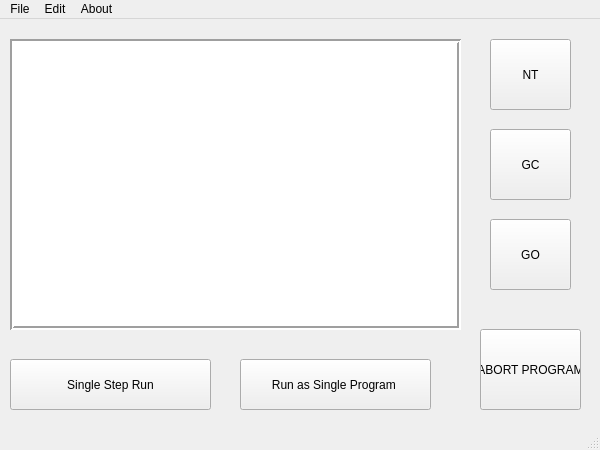
<?xml version="1.0" encoding="UTF-8"?>
<ui version="4.0">
 <class>MainWindow</class>
 <widget class="QMainWindow" name="MainWindow">
  <property name="geometry">
   <rect>
    <x>0</x>
    <y>0</y>
    <width>600</width>
    <height>450</height>
   </rect>
  </property>
  <property name="minimumSize">
   <size>
    <width>600</width>
    <height>450</height>
   </size>
  </property>
  <property name="maximumSize">
   <size>
    <width>600</width>
    <height>450</height>
   </size>
  </property>
  <property name="baseSize">
   <size>
    <width>0</width>
    <height>0</height>
   </size>
  </property>
  <property name="windowTitle">
   <string>NIELIT-Calicut, Cyber Physical System Lab</string>
  </property>
  <property name="windowIcon">
   <iconset>
    <normaloff>../../Robot GUI Development/images.jpeg</normaloff>../../Robot GUI Development/images.jpeg</iconset>
  </property>
  <widget class="QWidget" name="centralwidget">
   <widget class="QTextEdit" name="textEdit">
    <property name="geometry">
     <rect>
      <x>10</x>
      <y>20</y>
      <width>451</width>
      <height>291</height>
     </rect>
    </property>
    <property name="font">
     <font>
      <family>Courier 10 Pitch</family>
      <pointsize>12</pointsize>
      <weight>75</weight>
      <bold>true</bold>
     </font>
    </property>
    <property name="cursor" stdset="0">
     <cursorShape>IBeamCursor</cursorShape>
    </property>
    <property name="mouseTracking">
     <bool>true</bool>
    </property>
    <property name="tabletTracking">
     <bool>true</bool>
    </property>
    <property name="toolTip">
     <string/>
    </property>
    <property name="autoFillBackground">
     <bool>false</bool>
    </property>
    <property name="inputMethodHints">
     <set>Qt::ImhNone</set>
    </property>
    <property name="frameShape">
     <enum>QFrame::Box</enum>
    </property>
    <property name="frameShadow">
     <enum>QFrame::Sunken</enum>
    </property>
    <property name="lineWidth">
     <number>2</number>
    </property>
    <property name="cursorWidth">
     <number>7</number>
    </property>
   </widget>
   <widget class="QPushButton" name="pushButton_4">
    <property name="geometry">
     <rect>
      <x>10</x>
      <y>340</y>
      <width>201</width>
      <height>51</height>
     </rect>
    </property>
    <property name="text">
     <string>Single Step Run</string>
    </property>
   </widget>
   <widget class="QPushButton" name="pushButton_6">
    <property name="geometry">
     <rect>
      <x>490</x>
      <y>20</y>
      <width>81</width>
      <height>71</height>
     </rect>
    </property>
    <property name="text">
     <string>NT</string>
    </property>
   </widget>
   <widget class="QPushButton" name="pushButton_7">
    <property name="geometry">
     <rect>
      <x>490</x>
      <y>110</y>
      <width>81</width>
      <height>71</height>
     </rect>
    </property>
    <property name="text">
     <string>GC</string>
    </property>
   </widget>
   <widget class="QPushButton" name="pushButton_8">
    <property name="geometry">
     <rect>
      <x>490</x>
      <y>200</y>
      <width>81</width>
      <height>71</height>
     </rect>
    </property>
    <property name="text">
     <string>GO</string>
    </property>
   </widget>
   <widget class="QPushButton" name="pushButton_5">
    <property name="geometry">
     <rect>
      <x>240</x>
      <y>340</y>
      <width>191</width>
      <height>51</height>
     </rect>
    </property>
    <property name="text">
     <string>Run as Single Program </string>
    </property>
   </widget>
   <widget class="QPushButton" name="pushButton_9">
    <property name="geometry">
     <rect>
      <x>480</x>
      <y>310</y>
      <width>101</width>
      <height>81</height>
     </rect>
    </property>
    <property name="text">
     <string>ABORT PROGRAM</string>
    </property>
   </widget>
  </widget>
  <widget class="QMenuBar" name="menubar">
   <property name="geometry">
    <rect>
     <x>0</x>
     <y>0</y>
     <width>600</width>
     <height>26</height>
    </rect>
   </property>
   <widget class="QMenu" name="menuFile">
    <property name="title">
     <string>File</string>
    </property>
    <widget class="QMenu" name="menuSave_Options">
     <property name="title">
      <string>Save Options</string>
     </property>
     <addaction name="actionSave_Program_2"/>
     <addaction name="actionSave_As"/>
     <addaction name="separator"/>
    </widget>
    <addaction name="actionNew_Program"/>
    <addaction name="actionOpen_Program"/>
    <addaction name="separator"/>
    <addaction name="menuSave_Options"/>
    <addaction name="actionExit"/>
    <addaction name="separator"/>
   </widget>
   <widget class="QMenu" name="menuAbout">
    <property name="title">
     <string>Edit</string>
    </property>
    <addaction name="actionCut"/>
    <addaction name="actionCopy"/>
    <addaction name="actionPaste"/>
    <addaction name="separator"/>
    <addaction name="actionUndo"/>
    <addaction name="actionRedo"/>
    <addaction name="separator"/>
   </widget>
   <widget class="QMenu" name="menuAbout_2">
    <property name="title">
     <string>About</string>
    </property>
    <addaction name="actionAbout_this_Software"/>
   </widget>
   <addaction name="menuFile"/>
   <addaction name="menuAbout"/>
   <addaction name="menuAbout_2"/>
  </widget>
  <widget class="QStatusBar" name="statusbar"/>
  <action name="actionNew_Program">
   <property name="icon">
    <iconset>
     <normaloff>../3rd party/Qt-91-e1e826bfb283ced96d7772941c0a8acbdd3fcad7/Qt 91/new.png</normaloff>../3rd party/Qt-91-e1e826bfb283ced96d7772941c0a8acbdd3fcad7/Qt 91/new.png</iconset>
   </property>
   <property name="text">
    <string>New Program</string>
   </property>
   <property name="shortcut">
    <string>Ctrl+N</string>
   </property>
  </action>
  <action name="actionOpen_Program">
   <property name="icon">
    <iconset>
     <normaloff>../3rd party/Qt-91-e1e826bfb283ced96d7772941c0a8acbdd3fcad7/Qt 91/open.png</normaloff>../3rd party/Qt-91-e1e826bfb283ced96d7772941c0a8acbdd3fcad7/Qt 91/open.png</iconset>
   </property>
   <property name="text">
    <string>Open Program</string>
   </property>
   <property name="shortcut">
    <string>Ctrl+O</string>
   </property>
  </action>
  <action name="actionExit">
   <property name="icon">
    <iconset resource="ResourcesImg.qrc">
     <normaloff>:/imgresrc/Icons/Icons/DeleteSticky.bmp</normaloff>:/imgresrc/Icons/Icons/DeleteSticky.bmp</iconset>
   </property>
   <property name="text">
    <string>Exit</string>
   </property>
   <property name="shortcut">
    <string>Ctrl+Q</string>
   </property>
  </action>
  <action name="actionCut">
   <property name="icon">
    <iconset>
     <normaloff>../3rd party/Qt-91-e1e826bfb283ced96d7772941c0a8acbdd3fcad7/Qt 91/cut.png</normaloff>../3rd party/Qt-91-e1e826bfb283ced96d7772941c0a8acbdd3fcad7/Qt 91/cut.png</iconset>
   </property>
   <property name="text">
    <string>Cut</string>
   </property>
   <property name="shortcut">
    <string>Ctrl+X</string>
   </property>
  </action>
  <action name="actionCopy">
   <property name="icon">
    <iconset>
     <normaloff>../3rd party/Qt-91-e1e826bfb283ced96d7772941c0a8acbdd3fcad7/Qt 91/copy.png</normaloff>../3rd party/Qt-91-e1e826bfb283ced96d7772941c0a8acbdd3fcad7/Qt 91/copy.png</iconset>
   </property>
   <property name="text">
    <string>Copy</string>
   </property>
   <property name="shortcut">
    <string>Ctrl+C</string>
   </property>
  </action>
  <action name="actionPaste">
   <property name="icon">
    <iconset>
     <normaloff>../3rd party/Qt-91-e1e826bfb283ced96d7772941c0a8acbdd3fcad7/Qt 91/paste.png</normaloff>../3rd party/Qt-91-e1e826bfb283ced96d7772941c0a8acbdd3fcad7/Qt 91/paste.png</iconset>
   </property>
   <property name="text">
    <string>Paste</string>
   </property>
   <property name="shortcut">
    <string>Ctrl+V</string>
   </property>
  </action>
  <action name="actionUndo">
   <property name="icon">
    <iconset>
     <normaloff>../3rd party/Qt-91-e1e826bfb283ced96d7772941c0a8acbdd3fcad7/Qt 91/redo.png</normaloff>../3rd party/Qt-91-e1e826bfb283ced96d7772941c0a8acbdd3fcad7/Qt 91/redo.png</iconset>
   </property>
   <property name="text">
    <string>Undo</string>
   </property>
   <property name="shortcut">
    <string>Ctrl+Z</string>
   </property>
  </action>
  <action name="actionRedo">
   <property name="icon">
    <iconset>
     <normaloff>../3rd party/Qt-91-e1e826bfb283ced96d7772941c0a8acbdd3fcad7/Qt 91/undo.png</normaloff>../3rd party/Qt-91-e1e826bfb283ced96d7772941c0a8acbdd3fcad7/Qt 91/undo.png</iconset>
   </property>
   <property name="text">
    <string>Redo</string>
   </property>
   <property name="shortcut">
    <string>Ctrl+Y</string>
   </property>
  </action>
  <action name="actionSave_Program_2">
   <property name="icon">
    <iconset>
     <normaloff>../3rd party/Qt-91-e1e826bfb283ced96d7772941c0a8acbdd3fcad7/Qt 91/save.png</normaloff>../3rd party/Qt-91-e1e826bfb283ced96d7772941c0a8acbdd3fcad7/Qt 91/save.png</iconset>
   </property>
   <property name="text">
    <string>Save Program</string>
   </property>
   <property name="shortcut">
    <string>Ctrl+S</string>
   </property>
  </action>
  <action name="actionSave_As">
   <property name="icon">
    <iconset>
     <normaloff>../3rd party/Qt-91-e1e826bfb283ced96d7772941c0a8acbdd3fcad7/Qt 91/saveas.png</normaloff>../3rd party/Qt-91-e1e826bfb283ced96d7772941c0a8acbdd3fcad7/Qt 91/saveas.png</iconset>
   </property>
   <property name="text">
    <string>Save As</string>
   </property>
   <property name="shortcut">
    <string>Ctrl+Shift+S</string>
   </property>
  </action>
  <action name="actionAbout_this_Software">
   <property name="icon">
    <iconset>
     <normaloff>../3rd party/Qt-91-e1e826bfb283ced96d7772941c0a8acbdd3fcad7/Qt 91/about.png</normaloff>../3rd party/Qt-91-e1e826bfb283ced96d7772941c0a8acbdd3fcad7/Qt 91/about.png</iconset>
   </property>
   <property name="text">
    <string>About this Software</string>
   </property>
   <property name="shortcut">
    <string>Ctrl+Shift+I</string>
   </property>
  </action>
 </widget>
 <resources>
  <include location="ResourcesImg.qrc"/>
 </resources>
 <connections/>
</ui>
